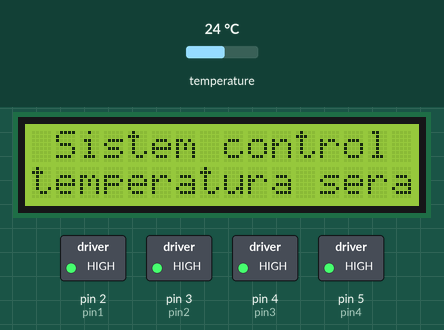
Recording of a sketch running on a simulated Arduino Uno, built with avr-gcc and run on an emulated ATmega328P. Shown: 16×2 character LCD, switched loads named in the sketch (green lamp = pin HIGH). The inputs (shaded band) are chosen by the test bench; at power-on: temperature 24 °C. What the sketch prints to the serial monitor is not drawn.

Above: at 0.2 s.
At 6.0 s:
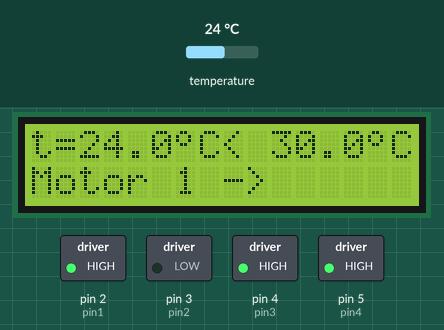
At 16.0 s:
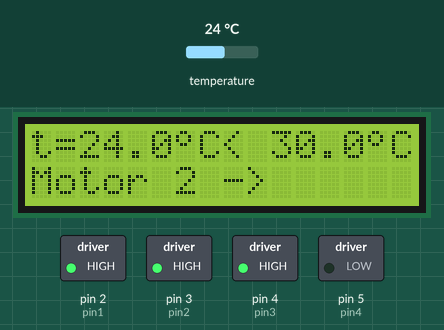
At 31.8 s:
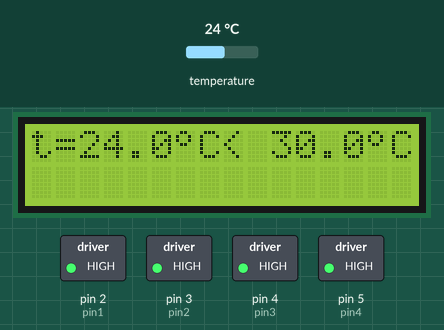
Timing chart, 0 to 38.2 s (numbered marks = the images above):
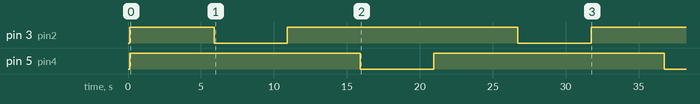

Measured:
- by itself, pin 3 (pin2): alternates HIGH for 15.8 s and LOW for 5.0 s
- by itself, pin 5 (pin4): HIGH → LOW at 15.9 s, → HIGH 5.0 s later, → LOW 15.8 s later
- what the display in image 1 shows lasts 5.0 s, from 5.9 s to 10.9 s

The sketch:

2windows_temperature_control_2.ino
```cpp
/*
  sketch by niq_ro for control 2 DC motors using 4 relay board
  http://nicuflorica.blogspot.ro/
  http://www.tehnic.go.ro
  http://arduinotehniq.blogspot.com/

ver.0 - just test control mode, 10 March 2018, Craiova - Romania
ver.1 - put DS18B20 for measure temperature
ver.2 - put LCD1602 on i2c

 */

#include <OneWire.h>
#include <DallasTemperature.h>
#define ONE_WIRE_BUS A3  // // Data wire is plugged into A3 on the Arduino
OneWire oneWire(ONE_WIRE_BUS); // // Setup a oneWire instance to communicate with any OneWire devices (not just Maxim/Dallas temperature ICs)
DallasTemperature sensors(&oneWire); // // Pass our oneWire reference to Dallas Temperature.

#include <Wire.h>
#include <LiquidCrystal_I2C.h>
LiquidCrystal_I2C lcd(0x3F, 16, 2);

// http://arduino.cc/en/Reference/LiquidCrystalCreateChar  // definim un simbol pentru grad celsius
byte grad[8] = {
  B01100,
  B10010,
  B10010,
  B01100,
  B00000,
  B00000,
  B00000,
};

// inputs for relays:
#define pin1 2  // D2 for relay 1
#define pin2 3  // D3 for relay 2
#define pin3 4  // D4 for relay 3
#define pin4 5  // D5 for relay 4

#define releuatras LOW
#define releuliber HIGH

int pauza = 5000;  // pause between commands
float te;
float tecald = 30.;  //

// the setup routine runs once when you press reset:
void setup() {
  Serial.begin(9600);  // start serial port
  Serial.println("Sistem made by Nicu FLORICA (niq_ro)");
  sensors.begin();  // Start up the library

lcd.begin();	// initialize the LCD
lcd.backlight();	// Turn on the blacklight and print a message.
lcd.createChar(0, grad);  // create synbol for degree (Celsius)
lcd.setCursor(0, 0);
lcd.print(" Sistem control ");
lcd.setCursor(0, 1);
lcd.print("temperatura sera");

  // initialize the digital pin as an output.
  pinMode(pin1, OUTPUT);
  pinMode(pin2, OUTPUT);
  pinMode(pin3, OUTPUT);
  pinMode(pin4, OUTPUT);

 digitalWrite(pin1, releuliber);    // turn the relay 1 off by making the voltage HIGH
 digitalWrite(pin2, releuliber);    // turn the relay 2 off by making the voltage HIGH
 digitalWrite(pin3, releuliber);    // turn the relay 3 off by making the voltage HIGH
 digitalWrite(pin4, releuliber);    // turn the relay 4 off by making the voltage HIGH
delay(pauza);
lcd.clear();
}

// the loop routine runs over and over again forever:
void loop() {
  Serial.print("Requesting temperatures...");
  sensors.requestTemperatures(); // Send the command to get temperatures
  Serial.println("DONE");
  te = sensors.getTempCByIndex(0);
  Serial.print("Temperature is: ");
  Serial.print(te);
  Serial.println(" gr.C");

lcd.setCursor(0, 0);
lcd.print("t=");
if (te < 10.) lcd.print(" ");
lcd.print(te,1);
// lcd.write(0b11011111);  // caracter asemanatpor cu gradul Celsius
lcd.write(byte(0));  // simbolul de grad Celsius creat de mine
lcd.print("C");

if (te > tecald)
{
  lcd.print(">=");
}
else
{
  lcd.print("< ");
}
  lcd.print(tecald,1);
// lcd.write(0b11011111);  // caracter asemanatpor cu gradul Celsius
lcd.write(byte(0));  // simbolul de grad Celsius creat de mine
lcd.print("C");


// control firt motor
lcd.setCursor(0, 1);
if (te > tecald)
{
 Serial.println("Motor 1 -");
 digitalWrite(pin1, releuatras);    // turn the relay 1 on by making the voltage LOW
 digitalWrite(pin2, releuliber);    // turn the relay 2 off by making the voltage HIGH
lcd.print("Motor 1 <-");
}
else
{
 Serial.println("Motor 1 +");
 digitalWrite(pin1, releuliber);    // turn the relay 1 off by making the voltage HIGH
 digitalWrite(pin2, releuatras);    // turn the relay 2 on by making the voltage LOW
lcd.print("Motor 1 ->");
}
 digitalWrite(pin3, releuliber);    // turn the relay 3 off by making the voltage HIGH
 digitalWrite(pin4, releuliber);    // turn the relay 4 off by making the voltage HIGH
delay(pauza);  // wait for complete movements

lcd.setCursor(0, 1);
lcd.print("          ");
// free all relays
 digitalWrite(pin1, releuliber);    // turn the relay 1 off by making the voltage HIGH
 digitalWrite(pin2, releuliber);    // turn the relay 2 off by making the voltage HIGH
 digitalWrite(pin3, releuliber);    // turn the relay 3 off by making the voltage HIGH
 digitalWrite(pin4, releuliber);    // turn the relay 4 off by making the voltage HIGH
delay(pauza);  // wait for "recover"  battery

// control second relay
lcd.setCursor(0, 1);
 digitalWrite(pin1, releuliber);    // turn the relay 1 off by making the voltage HIGH
 digitalWrite(pin2, releuliber);    // turn the relay 2 off by making the voltage HIGH
if (te > tecald)
{
  Serial.println("Motor 2 -");
 digitalWrite(pin3, releuatras);    // turn the relay 3 on by making the voltage LOW
 digitalWrite(pin4, releuliber);    // turn the relay 4 off by making the voltage HIGH
lcd.print("Motor 2 <-");
}
else
{
  Serial.println("Motor 2 +");
 digitalWrite(pin3, releuliber);    // turn the relay 1 off by making the voltage HIGH
 digitalWrite(pin4, releuatras);    // turn the relay 2 on by making the voltage LOW
lcd.print("Motor 2 ->");
}
delay(pauza);  // wait for complete movements


// free all relays
lcd.setCursor(0, 1);
lcd.print("          ");
 digitalWrite(pin1, releuliber);    // turn the relay 1 off by making the voltage HIGH
 digitalWrite(pin2, releuliber);    // turn the relay 2 off by making the voltage HIGH
 digitalWrite(pin3, releuliber);    // turn the relay 3 off by making the voltage HIGH
 digitalWrite(pin4, releuliber);    // turn the relay 4 off by making the voltage HIGH
delay(pauza);  // wait for "recover"  battery


}  // end main loop
```
